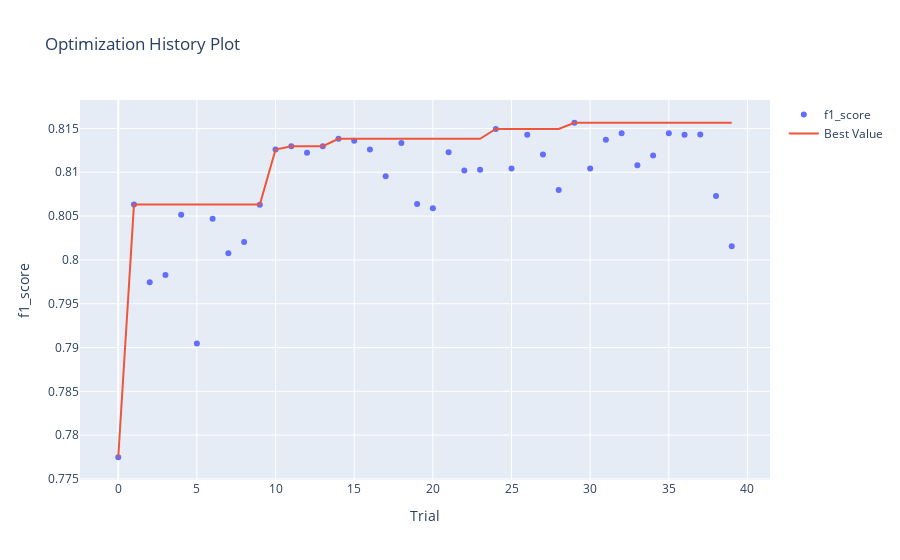

This figure's notebook cell:
### Code cell
optuna.visualization.plot_optimization_history(study, target_name="f1_score")
